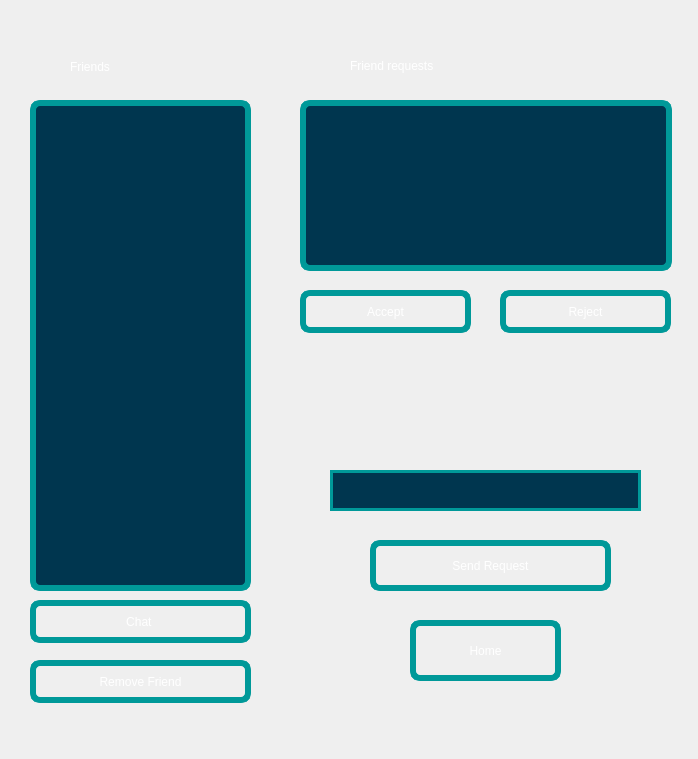
<?xml version="1.0" encoding="UTF-8"?>
<ui version="4.0">
 <class>FriendsPage</class>
 <widget class="QDialog" name="FriendsPage">
  <property name="geometry">
   <rect>
    <x>0</x>
    <y>0</y>
    <width>698</width>
    <height>759</height>
   </rect>
  </property>
  <property name="windowTitle">
   <string>Dialog</string>
  </property>
  <property name="styleSheet">
   <string notr="true">QDialog
{
	background-image: url(:/Images/background);
}</string>
  </property>
  <widget class="QLineEdit" name="addUserInput">
   <property name="geometry">
    <rect>
     <x>330</x>
     <y>470</y>
     <width>311</width>
     <height>41</height>
    </rect>
   </property>
   <property name="styleSheet">
    <string notr="true">QLineEdit
{
	 border-radius: 50px;
	border: 3px solid;
	border-color: #009999;
	color: white;
   	font: 17pt 'Times New Roman';
	background-color: qlineargradient(spread:pad, x1:1, y1:1, x2:1, y2:1, stop:0.116601 rgba(0, 54, 79, 255), stop:1 rgba(255, 255, 255, 255));
}</string>
   </property>
   <property name="text">
    <string/>
   </property>
  </widget>
  <widget class="QPushButton" name="acceptReqBtn">
   <property name="geometry">
    <rect>
     <x>300</x>
     <y>290</y>
     <width>171</width>
     <height>43</height>
    </rect>
   </property>
   <property name="styleSheet">
    <string notr="true">QPushButton {
    color: #FFFFFF;
    padding: 2px;
   	font: 17pt 'Times New Roman';
    border-width: 6px;
    border-radius: 10px;
	border-color: #009999;
	border-style: solid;
}
QPushButton:hover {
   	    background: #009999;
        position: absolute;
        top: 50%;
        left: 50%;
}</string>
   </property>
   <property name="text">
    <string>Accept</string>
   </property>
  </widget>
  <widget class="QLabel" name="friendReqTxt">
   <property name="geometry">
    <rect>
     <x>350</x>
     <y>30</y>
     <width>301</width>
     <height>71</height>
    </rect>
   </property>
   <property name="styleSheet">
    <string notr="true">QLabel
{
	background: rgba(255, 0, 0, 0);
	color: white;
	font: 30pt 'Times New Roman';
}</string>
   </property>
   <property name="text">
    <string>Friend requests</string>
   </property>
  </widget>
  <widget class="QLabel" name="friendsListTxt">
   <property name="geometry">
    <rect>
     <x>70</x>
     <y>40</y>
     <width>141</width>
     <height>54</height>
    </rect>
   </property>
   <property name="styleSheet">
    <string notr="true">QLabel
{
	background: rgba(255, 0, 0, 0);
	color: white;
	font: 30pt 'Times New Roman';
}</string>
   </property>
   <property name="text">
    <string>Friends</string>
   </property>
  </widget>
  <widget class="QListWidget" name="friendsReqList">
   <property name="geometry">
    <rect>
     <x>300</x>
     <y>100</y>
     <width>372</width>
     <height>171</height>
    </rect>
   </property>
   <property name="styleSheet">
    <string notr="true">QListWidget
{
	
	background-color: qlineargradient(spread:pad, x1:1, y1:1, x2:1, y2:1, stop:0.116601 rgba(0, 54, 79, 255), stop:1 rgba(255, 255, 255, 255));
    border-width: 6px;
    border-radius: 10px;
	border-color: #009999;
	border-style: solid;
	color: white;
   	font: 17pt 'Times New Roman';
}
</string>
   </property>
  </widget>
  <widget class="QListWidget" name="friendsList">
   <property name="geometry">
    <rect>
     <x>30</x>
     <y>100</y>
     <width>221</width>
     <height>491</height>
    </rect>
   </property>
   <property name="styleSheet">
    <string notr="true">QListWidget
{
	
	background-color: qlineargradient(spread:pad, x1:1, y1:1, x2:1, y2:1, stop:0.116601 rgba(0, 54, 79, 255), stop:1 rgba(255, 255, 255, 255));
    border-width: 6px;
    border-radius: 10px;
	border-color: #009999;
	border-style: solid;
	color: white;
   	font: 17pt 'Times New Roman';
}
QListWidget::item
{
	margin-left: 0px;

}</string>
   </property>
  </widget>
  <widget class="QPushButton" name="rejectReqBtn">
   <property name="geometry">
    <rect>
     <x>500</x>
     <y>290</y>
     <width>171</width>
     <height>43</height>
    </rect>
   </property>
   <property name="styleSheet">
    <string notr="true">QPushButton {
    color: #FFFFFF;
    padding: 2px;
   	font: 17pt 'Times New Roman';
    border-width: 6px;
    border-radius: 10px;
	border-color: #009999;
	border-style: solid;
}
QPushButton:hover {
   	    background: #009999;
        position: absolute;
        top: 50%;
        left: 50%;
}</string>
   </property>
   <property name="text">
    <string>Reject</string>
   </property>
  </widget>
  <widget class="QPushButton" name="chatBtn">
   <property name="geometry">
    <rect>
     <x>30</x>
     <y>600</y>
     <width>221</width>
     <height>43</height>
    </rect>
   </property>
   <property name="styleSheet">
    <string notr="true">QPushButton {
    color: #FFFFFF;
    padding: 2px;
   	font: 17pt 'Times New Roman';
    border-width: 6px;
    border-radius: 10px;
	border-color: #009999;
	border-style: solid;
}
QPushButton:hover {
   	    background: #009999;
        position: absolute;
        top: 50%;
        left: 50%;
}</string>
   </property>
   <property name="text">
    <string>Chat </string>
   </property>
  </widget>
  <widget class="QLabel" name="friendReqErrorTxt">
   <property name="geometry">
    <rect>
     <x>270</x>
     <y>400</y>
     <width>421</width>
     <height>61</height>
    </rect>
   </property>
   <property name="styleSheet">
    <string notr="true">QLabel
{
	background: rgba(255, 0, 0, 0);
	color: white;
   	font: 17pt 'Times New Roman';
}</string>
   </property>
   <property name="text">
    <string/>
   </property>
  </widget>
  <widget class="QPushButton" name="sendReqBtn">
   <property name="geometry">
    <rect>
     <x>370</x>
     <y>540</y>
     <width>241</width>
     <height>51</height>
    </rect>
   </property>
   <property name="styleSheet">
    <string notr="true">QPushButton {
    color: #FFFFFF;
    padding: 2px;
   	font: 17pt 'Times New Roman';
    border-width: 6px;
    border-radius: 10px;
	border-color: #009999;
	border-style: solid;
}
QPushButton:hover {
   	    background: #009999;
        position: absolute;
        top: 50%;
        left: 50%;
}</string>
   </property>
   <property name="text">
    <string>Send Request</string>
   </property>
  </widget>
  <widget class="QLabel" name="failChatTxt">
   <property name="geometry">
    <rect>
     <x>300</x>
     <y>340</y>
     <width>361</width>
     <height>51</height>
    </rect>
   </property>
   <property name="styleSheet">
    <string notr="true">QLabel
{
	background: rgba(255, 0, 0, 0);
	color: white;
   	font: 17pt 'Times New Roman';
}</string>
   </property>
   <property name="text">
    <string/>
   </property>
  </widget>
  <widget class="QPushButton" name="removeFriendBtn">
   <property name="geometry">
    <rect>
     <x>30</x>
     <y>660</y>
     <width>221</width>
     <height>43</height>
    </rect>
   </property>
   <property name="styleSheet">
    <string notr="true">QPushButton {
    color: #FFFFFF;
    padding: 2px;
   	font: 17pt 'Times New Roman';
    border-width: 6px;
    border-radius: 10px;
	border-color: #009999;
	border-style: solid;
}
QPushButton:hover {
   	    background: #009999;
        position: absolute;
        top: 50%;
        left: 50%;
}</string>
   </property>
   <property name="text">
    <string>Remove Friend</string>
   </property>
  </widget>
  <widget class="QPushButton" name="homeBtn">
   <property name="geometry">
    <rect>
     <x>410</x>
     <y>620</y>
     <width>151</width>
     <height>61</height>
    </rect>
   </property>
   <property name="styleSheet">
    <string notr="true">QPushButton {
    color: #FFFFFF;
    padding: 2px;
   	font: 30pt  bold 'Times New Roman';
    border-width: 6px;
    border-radius: 10px;
	border-color: #009999;
	border-style: solid;
}
QPushButton:hover {
   	    background: #009999;
        position: absolute;
        top: 50%;
        left: 50%;
}</string>
   </property>
   <property name="text">
    <string>Home</string>
   </property>
  </widget>
 </widget>
 <resources/>
 <connections/>
</ui>
